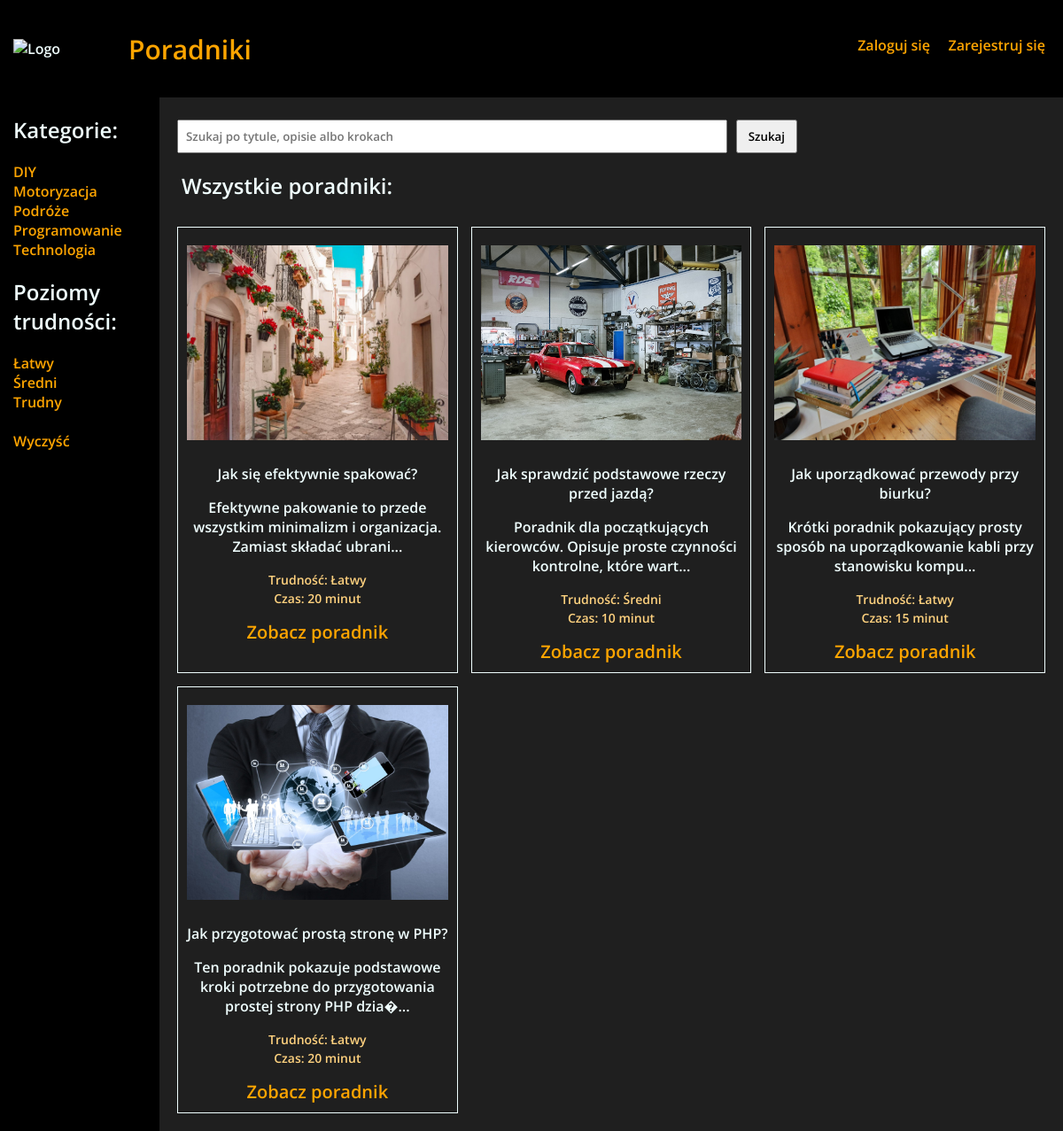
The page / on the database its author committed.
### tables this page shows
CREATE TABLE `kategorie` (
  `nazwa_kategorii` varchar(255) NOT NULL
);

CREATE TABLE `posty` (
  `id_posta` int(11) NOT NULL,
  `id_uzytkownika` int(11) DEFAULT NULL,
  `tytul` varchar(255) NOT NULL,
  `tresc` varchar(10000) NOT NULL,
  `kategoria` varchar(255) NOT NULL,
  `data_utworzenia` datetime NOT NULL DEFAULT current_timestamp(),
  `zdjecie` varchar(255) NOT NULL,
  `poziom_trudnosci` varchar(30) NOT NULL,
  `czas_wykonania` varchar(50) NOT NULL
);

### index.php (the view, shortened to what this page needs)
<?php
$polaczenie = mysqli_connect('localhost', 'root', '', 'blog');
$kategorie2 = mysqli_query($polaczenie, "SELECT nazwa_kategorii FROM kategorie ORDER BY nazwa_kategorii");
$kategorie3 = mysqli_fetch_all($kategorie2, MYSQLI_ASSOC);
$wybranakategoria = $_GET['kategoria'] ?? '';
$poziomtrudnosci = $_GET['poziomtrudnosci'] ?? '';
$fraza = trim($_GET['fraza'] ?? '');
$sql = "SELECT DISTINCT posty.* FROM posty INNER JOIN kroki_poradnika ON posty.id_posta = kroki_poradnika.id_posta WHERE 1";
$sql .= " ORDER BY posty.data_utworzenia DESC, posty.id_posta DESC";
$stmt = mysqli_prepare($polaczenie, $sql);
mysqli_stmt_execute($stmt);
$posty2 = mysqli_stmt_get_result($stmt);
$posty3 = mysqli_fetch_all($posty2, MYSQLI_ASSOC);
?>
<!DOCTYPE html>
<html lang="pl">
<head>
    <link rel="stylesheet" href="styl.css?v=<?php echo time(); ?>">
</head>
<body>
    <div id="pasekgorny">
        <img id="logo" src="blogger.png" alt="Logo">
        <a id="index" href="index.php">Poradniki</a>
        <a id="login1" href="rejestracja.php">Zarejestruj się</a>
        <a id="login2" href="login.php">Zaloguj się</a>
    </div>
    <div id="container">
        <div id="pasekboczny">
            <h2 class="h2onamainmenu">Kategorie:</h2>
            <?php foreach ($kategorie3 as $kategoria): ?>
                <a href="index.php?kategoria=<?php echo urlencode($kategoria['nazwa_kategorii']); ?>">
                    <?php echo htmlspecialchars($kategoria['nazwa_kategorii']); ?>
                </a><br>
            <?php endforeach; ?>
            <h2 class="h2onamainmenu">Poziomy trudności:</h2>
                <a href="index.php?poziomtrudnosci=Łatwy">
                    Łatwy
                </a><br>
                <a href="index.php?poziomtrudnosci=Średni">
                    Średni
                </a><br>
                <a href="index.php?poziomtrudnosci=Trudny">
                    Trudny
                </a><br>
            <br>
            <a id="reset" href="index.php">Wyczyść</a>
        </div>
        <div id="posty">
            <form class="wyszukiwarka" method="get" action="index.php">
                <input type="text" name="fraza" placeholder="Szukaj po tytule, opisie albo krokach" value="<?php echo htmlspecialchars($fraza); ?>">
                <button type="submit">Szukaj</button>
            </form>
            <?php if ($wybranakategoria !== ''): ?>
                <h2 class="napisdlapostow">Poradniki z kategorii: <?php echo htmlspecialchars($wybranakategoria); ?></h2>
            <?php elseif ($poziomtrudnosci !== ''): ?>
                <h2 class="napisdlapostow">Poradniki o poziomie trudności: <?php echo htmlspecialchars($poziomtrudnosci); ?></h2>
            <?php else: ?>
                <h2 class="napisdlapostow">Wszystkie poradniki:</h2>
            <?php endif; ?>
            <ul>
                <?php foreach ($posty3 as $post): ?>
                    <?php $czescopisu = substr($post['tresc'], 0, 90) . '...'; ?>
                    <li>
                        <img src="<?php echo htmlspecialchars($post['zdjecie']); ?>" alt="Zdjęcie poradnika">
                        <br><br>
                        <strong><?php echo htmlspecialchars($post['tytul']); ?></strong>
                        <p><?php echo htmlspecialchars($czescopisu); ?></p>
                        <p class="meta-poradnik">
                            Trudność: <?php echo htmlspecialchars($post['poziom_trudnosci'] ?? 'brak'); ?><br>
                            Czas: <?php echo htmlspecialchars($post['czas_wykonania'] ?? 'brak'); ?>
                        </p>
                        <a href="post.php?id=<?php echo (int)$post['id_posta']; ?>">Zobacz poradnik</a>
                    </li>
                <?php endforeach; ?>
            </ul>
        </div>
    </div>
</body>
</html>

### styl.css (style rules this page uses)
* { font-family: "Open Sans", sans-serif; font-optical-sizing: auto; font-weight: 600; font-style: normal; font-variation-settings: "wdth" 100; }
body { background-color: #1f1f1f; margin: 0; color: azure; }
#container { display: flex; min-height: 100vh; }
#pasekboczny { background-color: black; width: 15%; }
#pasekboczny h2 { color: azure; margin-left: 15px; }
#pasekboczny a { margin-left: 15px; }
.napisdlapostow { color: azure; margin-left: 15px; }
#pasekgorny { background-color: black; height: 110px; }
#pasekgorny #logo { width: 125px; height: 100px; }
#posty { width: 85%; }
#posty img { width: 400px; height: 300px; margin-top: 10px; }
#posty ul { padding: 0; margin: 0; }
#posty li { display: inline-block; width: 400px; margin-left: 15px; margin-top: 10px; padding: 10px; text-align: center; vertical-align: top; border: 1px solid azure; }
#posty a { font-size: 20px; }
a { color: orange; text-decoration: none; }
#kategorie, #submit, #reset, #dodajpost { margin-left: 10px; }
#login1, #login2, #settings_icon, #logout { font-size: 16px !important; position: absolute !important; }
#index { font-size: 30px; position: absolute; top: 30px; }
#login1 { right: 20px; top: 40px; }
#login2 { right: 150px; top: 40px; }
html { box-sizing: border-box; }
*, *::before, *::after { box-sizing: inherit; }
img { max-width: 100%; }
#pasekgorny { position: relative; display: flex; align-items: center; gap: 20px; padding: 5px 15px; }
#posty { padding: 10px; }
#posty ul { display: grid; grid-template-columns: repeat(auto-fit, minmax(260px, 1fr)); gap: 15px; padding: 10px; }
#posty li { display: block; width: 100%; margin: 0; }
#posty img { width: 100%; height: 220px; object-fit: cover; }
.wyszukiwarka { display: flex; gap: 10px; margin: 15px 10px; max-width: 700px; }
.wyszukiwarka input[type="text"] { flex: 1; min-width: 180px; padding: 8px; }
.wyszukiwarka button, #dodajpost, #dodajpost2, #dodanie_komentarza, .like-section button, input[type="submit"], input[type="reset"], button { padding: 8px 12px; cursor: pointer; }
#pasekgorny { min-height: 110px; height: auto; }
#pasekgorny #logo { width: 100px; height: auto; flex-shrink: 0; }
#index { position: static !important; font-size: 30px; margin-left: 10px; white-space: nowrap; flex-shrink: 0; }
.meta-poradnik { color: #ffd27f; font-size: 14px; line-height: 1.5; }

### rows shown on the page
kategorie: nazwa_kategorii "DIY"
kategorie: nazwa_kategorii "Motoryzacja"
kategorie: nazwa_kategorii "Podróże"
kategorie: nazwa_kategorii "Programowanie"
kategorie: nazwa_kategorii "Technologia"
posty: zdjecie (picture), tytul "Jak się efektywnie spakować?", tresc "Efektywne pakowanie to przede wszystkim minimalizm i organizacja. Zamiast składać ubrani...", poziom_trudnosci "Łatwy", czas_wykonania "20 minut"
posty: zdjecie (picture), tytul "Jak sprawdzić podstawowe rzeczy przed jazdą?", tresc "Poradnik dla początkujących kierowców. Opisuje proste czynności kontrolne, które wart...", poziom_trudnosci "Średni", czas_wykonania "10 minut"
posty: zdjecie (picture), tytul "Jak uporządkować przewody przy biurku?", tresc "Krótki poradnik pokazujący prosty sposób na uporządkowanie kabli przy stanowisku kompu...", poziom_trudnosci "Łatwy", czas_wykonania "15 minut"
posty: zdjecie (picture), tytul "Jak przygotować prostą stronę w PHP?", tresc "Ten poradnik pokazuje podstawowe kroki potrzebne do przygotowania prostej strony PHP dzia�...", poziom_trudnosci "Łatwy", czas_wykonania "20 minut"
